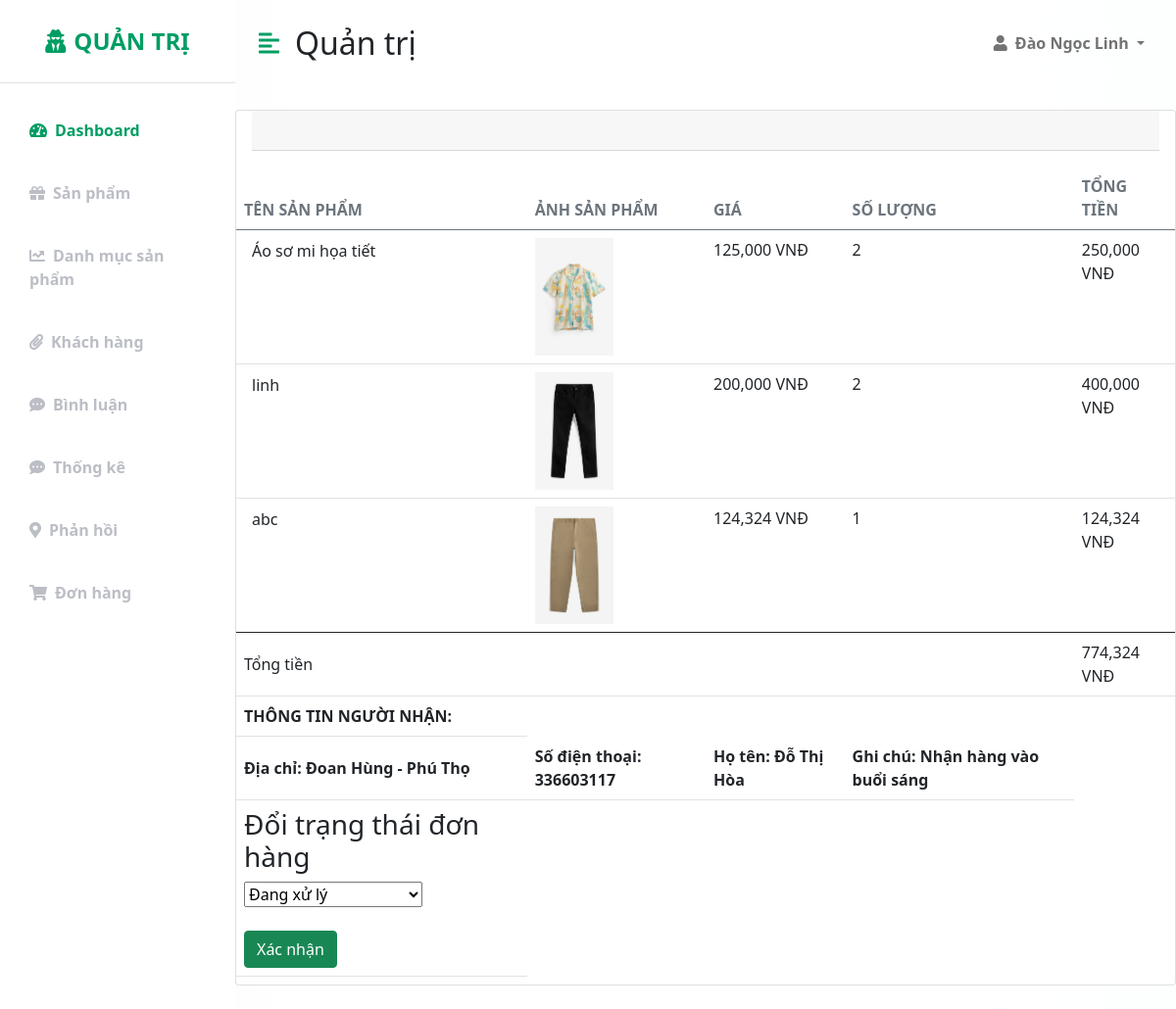
The page /admin/index.php?act=chitiet_giohang&id=22 on the database its author committed.
### tables this page shows
CREATE TABLE `chitiet_giohang` (
  `id` int(11) NOT NULL,
  `name` varchar(255) NOT NULL,
  `img` varchar(255) NOT NULL,
  `price` int(11) NOT NULL,
  `qty` int(11) NOT NULL,
  `id_giohang` int(11) NOT NULL
);

CREATE TABLE `giohang` (
  `id` int(11) NOT NULL,
  `hovaten` varchar(255) NOT NULL,
  `sodienthoai` int(11) NOT NULL,
  `diachi` varchar(255) NOT NULL,
  `ghichu` text NOT NULL,
  `tonggia` int(11) NOT NULL,
  `trangthai` varchar(255) NOT NULL DEFAULT 'Đang xử lí'
);

### model/pdo.php (called while the page is built, shortened)
<?php
function pdo_get_connection()
{
    $dburl = "mysql:host=localhost;dbname=duanmau;charset=utf8";
    $username = 'root';
    $password = '';
    $conn = new PDO($dburl, $username, $password);
    $conn->setAttribute(PDO::ATTR_ERRMODE, PDO::ERRMODE_EXCEPTION);
    return $conn;
}
function pdo_query($sql)
{
    $sql_args = array_slice(func_get_args(), 1);
    try {
        $conn = pdo_get_connection();
        $stmt = $conn->prepare($sql);
        $stmt->execute($sql_args);
        $rows = $stmt->fetchAll();
        return $rows;
    } catch (PDOException $e) {
        throw $e;
    } finally {
        unset($conn);
    }
}

### model/giohang.php (called while the page is built, shortened)
<?php
function DetailCart($id) {
  $sql = "SELECT * FROM chitiet_giohang WHERE id_giohang='$id'";
  return pdo_query($sql);
}
function showInfoCart($id) {
  $sql = "SELECT * FROM giohang WHERE id=?";
  return pdo_query($sql,$id);
}

### global.php (called while the page is built, shortened)
<?php
$ROOT = '/DuAn';
?>

### admin/giohang/chitiet_giohang.php (the view, shortened to what this page needs)
<div class="row">
    <div class="col-12">
        <div class="card my-4">
            <div class="card-header p-0 position-relative mt-n4 mx-3 z-index-2">
                <div class="bg-gradient-primary shadow-primary border-radius-lg pt-4 pb-3">
                </div>
            </div>
            <div class="card-body px-0 pb-2">
                <div class="table-responsive p-0">
                    <table class="table align-items-center mb-0">
                        <thead>
                            <tr>
                                <th class=" text-uppercase text-secondary text-xxs font-weight-bolder opacity-7">Tên sản phẩm</th>
                                <th class="text-uppercase text-secondary text-xxs font-weight-bolder opacity-7 ps-2">Ảnh sản phẩm</th>
                                <th class=" text-uppercase text-secondary text-xxs font-weight-bolder opacity-7">Giá</th>
                                <th class="text-uppercase text-secondary text-xxs font-weight-bolder opacity-7 ps-2">Số lượng</th>
                                <th class=" text-uppercase text-secondary text-xxs font-weight-bolder opacity-7">Tổng tiền</th>
                            </tr>
                        </thead>
                        <tbody>
                            <?php
                            foreach ($DetailCart as $key => $value) {
                                echo '
                    <tr>
                      <td>
                        <div class="d-flex px-2 py-1">
                          <div class="d-flex flex-column justify-content-center">
                            <h6 class="mb-0 text-sm">' . $value['name'] . '</h6>
                          </div>
                        </div>
                      </td>
                      <td>
                      <p class="text-xs font-weight-bold mb-0"><img width="80px" src="' . $ROOT . '../public/image/' . $value['img'] . '" /></p>
                    </td>
                    <td>
                    <p class="text-xs font-weight-bold mb-0">' . number_format($value['price']) . ' VNĐ</p>
                  </td>
                      <td>
                        <p class="text-xs font-weight-bold mb-0">' . $value['qty'] . '</p>
                      </td>
                <td>
                <p class="text-xs font-weight-bold mb-0">' . number_format($value['price'] * $value['qty']) . ' VNĐ</p>
              </td>
                    </tr>
                    ';
                            }
                            ?>
                        </tbody>
                        <tfoot>
                            <tr>
                                <td>Tổng tiền</td>
                                <td></td>
                                <td></td>
                                <td></td>
                                <td><?= number_format($infocart[0]['tonggia']) ?> VNĐ</td>
                            </tr>
                            <tr>
                                <th>THÔNG TIN NGƯỜI NHẬN:</th>
                            </tr>
                            <tr>
                                <th>Địa chỉ: <?=$infocart[0]['diachi']?>  </th>
                                <th>Số điện thoại: <?=$infocart[0]['sodienthoai']?> </th>
                                <th>Họ tên: <?=$infocart[0]['hovaten']?> </th>
                                <th>Ghi chú: <?=$infocart[0]['ghichu']?> </th>
                            </tr>
                            <tr>
                             <td>
                                    <h3>Đổi trạng thái đơn hàng</h3>
                                    <form method="POST">
                                        <select name="status" id="">
                                            <option value="Đang xử lý">Đang xử lý</option>
                                        </select> <br> <br>
                                        <button class="btn btn-success" name="btn_status" type="submit">Xác nhận</button>
                                    </form>
                                </td>
                            </tr>
                        </tfoot>
                    </table>
                </div>
            </div>
        </div>
    </div>
</div>

### public/css/adminCss/style.css (style rules this page uses)
:root { --main-bg-color: #f3f3f3; --main-text-color: #009d63; --second-text-color: #bbbec5; --second-bg-color: #c1efde; }

### rows shown on the page
chitiet_giohang: name "Áo sơ mi họa tiết", img (picture), price "125,000", qty "2", $value['price'] * $value['qty'] "250,000"
chitiet_giohang: name "linh", img (picture), price "200,000", qty "2", $value['price'] * $value['qty'] "400,000"
chitiet_giohang: name "abc", img (picture), price "124,324", qty "1", $value['price'] * $value['qty'] "124,324"
giohang: tonggia "774,324", diachi "Đoan Hùng - Phú Thọ", sodienthoai "336603117", hovaten "Đỗ Thị Hòa", ghichu "Nhận hàng vào buổi sáng"
